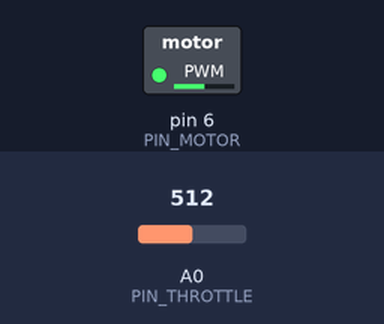
Bench run of a sketch on a simulated Arduino Uno, built with avr-gcc and run on an emulated ATmega328P. Shown: switched loads named in the sketch (green lamp = pin HIGH). The inputs (shaded band) are chosen by the test bench; at power-on: A0 (PIN_THROTTLE) = 512.

Above: at 1.2 s.
1.3 s: A0 (PIN_THROTTLE) set to 716
At 2.3 s:
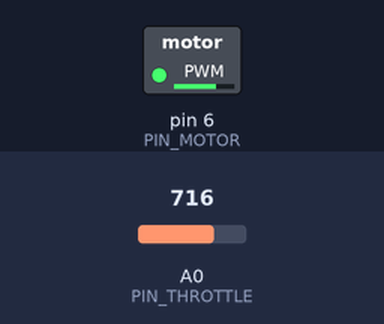
2.8 s: A0 (PIN_THROTTLE) set to 900
At 3.4 s:
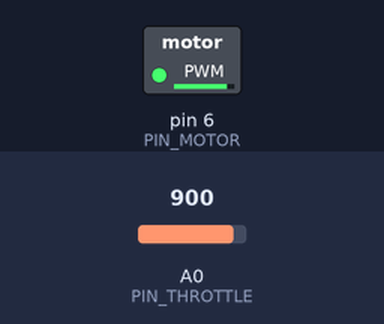
4.3 s: A0 (PIN_THROTTLE) set to 122
At 4.6 s:
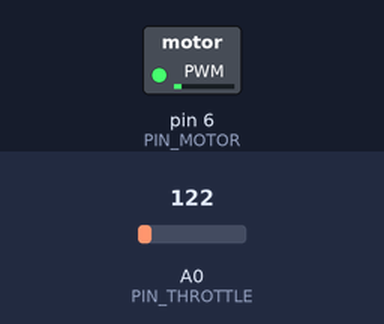
5.8 s: A0 (PIN_THROTTLE) set to 0
At 6.9 s:
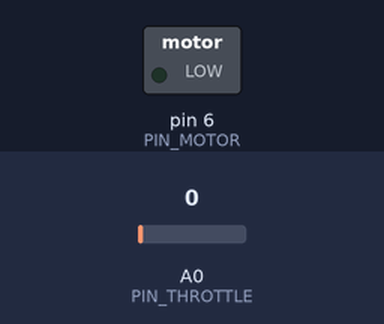
Timing chart, 0 to 8.3 s (numbered marks = the images above; inputs shaded):
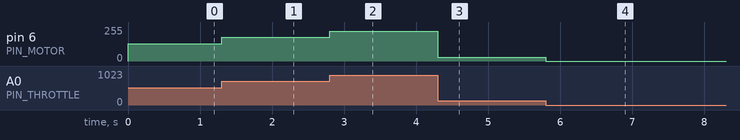

Measured:
- after the input at 1.3 s, pin 6 (PIN_MOTOR): 128/255 → 178/255 at once
- after the input at 2.8 s, pin 6 (PIN_MOTOR): 178/255 → 224/255 at once
- after the input at 4.3 s, pin 6 (PIN_MOTOR): 224/255 → 30/255 at once
- after the input at 5.8 s, pin 6 (PIN_MOTOR): 30/255 → 0/255 at once

The sketch:

MotorTest.ino
```cpp
int PIN_THROTTLE = A0;    // select the input pin for the potentiometer
int PIN_MOTOR = 6;      // select the pin for the LED


void setup() {
 //Serial.begin(115200);
}

void loop() {


  byte pwm = joystickMapValues( analogRead(PIN_THROTTLE), 0, 512, 1023, false );
  analogWrite(PIN_MOTOR, pwm);

  //Serial.println(pwm);
  //delay(100);
}

int joystickMapValues(int val, int lower, int middle, int upper, bool reverse)
{
  val = constrain(val, lower, upper);
  if ( val < middle )
    val = map(val, lower, middle, 0, 128);
  else
    val = map(val, middle, upper, 128, 255);
  return ( reverse ? 255 - val : val );
}
```
